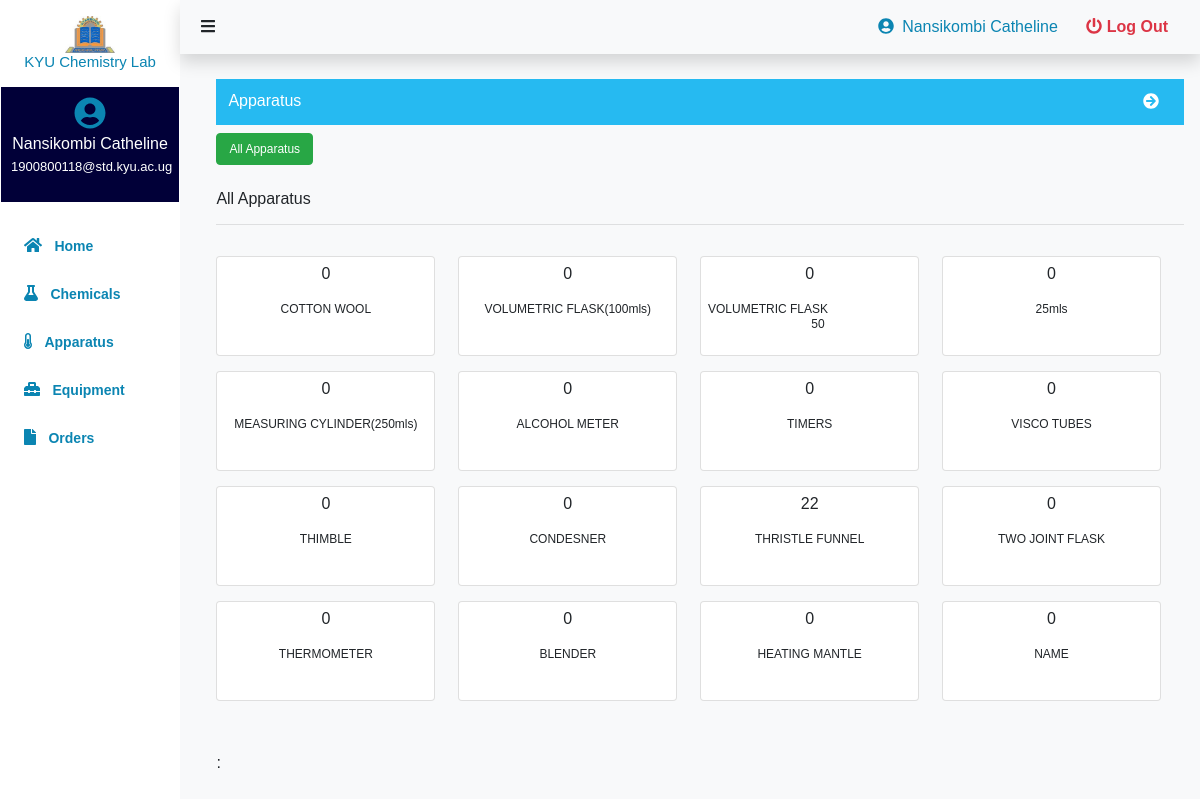
The app's page /user/apparatus.php (signed in) with its own data.
### tables this page shows
CREATE TABLE `student_table` (
  `id` int(4) NOT NULL,
  `fname` varchar(50) DEFAULT NULL,
  `lname` varchar(50) DEFAULT NULL,
  `email` varchar(100) DEFAULT NULL,
  `contact` varchar(13) DEFAULT NULL,
  `role` varchar(15) NOT NULL,
  `course` varchar(100) NOT NULL,
  `student_no` varchar(30) DEFAULT NULL,
  `supervisor` varchar(100) NOT NULL,
  `department` varchar(30) NOT NULL,
  `password` varchar(255) NOT NULL
);

CREATE TABLE `apparatus` (
  `id` int(11) NOT NULL,
  `name` varchar(50) NOT NULL,
  `quantity` int(5) NOT NULL,
  `location` varchar(30) NOT NULL,
  `modification_date` date NOT NULL
);

### user/includes/session.php (called while the page is built, shortened)
<?php
	include 'includes/conn.php';
	$sql = "SELECT * FROM student_table WHERE id = '".$_SESSION['user']."'";
	$query = $conn->query($sql);
	$user = $query->fetch_assoc();
?>

### user/apparatus.php (the view, shortened to what this page needs)
<?php
include('./includes/session.php');
include('./includes/header.php');
?>
<div class="main shadow">
    <?php
    if($_SESSION['role'] == "student")
    {
        include('./includes/sidebar.php');
    }
    else
    {
        include('./includes/sidebar.php');
    }
    ?>
    <div class="content bg-light">
            <?php include('./includes/navbar.php') ?>
            <div class="inner-content mt-2 p-3">
              <div class="" id="display">
                <div class="chemicals">
                    <div class="header">
                        <h6 class="mt-2">Apparatus</h6>
                        <a href="./apparatus.php" class="btn"><i class="fas fa-arrow-circle-right    "></i></a>
                    </div>
                    <div class="cat-btns">
                        <button id="all" class='btn cat-btn2 btn-outline-success mr-2 mt-2 mb-2 active' style='font-size: 12px;'>All Apparatus</button>
                    </div>
                    <div class="all mt-3">
                        <h6>All Apparatus </h6>
                        <hr />
                        <div class="home-cards">
                            <?php
                                $select = $conn->query("select * from apparatus");
                                while($row = $select->fetch_assoc())
                                {
                                    ?>
                                            <div class="card-deck about-apparatus mr-2" id="<?= $row['id'] ?>" style="cursor:pointer;">
                                                <div class="card text-center">
                                                    <div class="card-body" style="margin:-20px;">
                                                        <p> <?= $row['quantity'] ?></p>
                                                        <h6 class="card-title"><?= $row['name'] ?></h6>
                                                    </div>
                                                </div>
                                            </div>
                                    <?php
                                }
                            ?>
                        </div>
                    </div>
                </div>
              </div>
              <div class="" style="margin-top: 50px" id= "popup" style="display:none">;
              </div>
            </div>
        </div>
</div>
<?php
include('./includes/footer.php');
?>

### user/includes/sidebar.php (shortened to what this page needs)
<div class="sidebar p-3 shadow" style="">
        <div class="head text-center mb-3">
            <img src="./assets/images/kyulogo.jpg" width="50" class="img-fluid ${3|rounded-top,rounded-right,rounded-bottom,rounded-left,rounded-circle,|}" alt="">
            <h6 style="" class="">KYU Chemistry Lab</h6>
        </div>
        <div class="profile text-center mb-4" style="background-color: #010038; color: #fff;">
            <a href="">
                <i class="fa fa-user-circle" aria-hidden="true" style="font-size: 2em;"></i>
                <?php
                if($_SESSION['role'] == "Student")
                {
                    ?>
                        <p class="text-white"><?= $user['lname'].' '.$user['fname'] ?></p>
                        <p class="text-white"style="font-size: 13px; margin-top: -15px;"><?= $user['email'] ?></p>
                    <?php
                }
                    ?>
            </a>
        </div>
        <a href="./home.php">
            <div class="home mb-2 p-2">
                <i class="fa fa-home mr-2" aria-hidden="true"></i>
                <span>Home</span>
            </div>
        </a>
        <a href="./chemicals.php">
            <div class="home mb-2 p-2">
                <i class="fa fa-flask mr-2" aria-hidden="true"></i>
                <span>Chemicals</span>
            </div>
        </a>
        <a href="./apparatus.php">
            <div class="home mb-2 p-2">
                <i class="fa fa-thermometer-half mr-2" aria-hidden="true"></i>
                <span>Apparatus</span>
            </div>
        </a>
        <a href="./equipment.php">
            <div class="home mb-2 p-2">
                <i class="fas fa-toolbox    mr-2"></i>
                <span>Equipment</span>
            </div>
        </a>
        <a href="orders.php">
            <div class="home mb-2 p-2">
                <i class="fas fa-file    mr-2"></i>
                <span>Orders</span>
            </div>
        </a>
    </div>

### user/includes/navbar.php
<nav class="navbar p-2 bg-light shadow" style="display:flex; justify-content:space-between; margin-left: ;">
    <div class="btn">
        <i id="btn" onClick="
            var sidebar = document.querySelector('.sidebar');
            var content = document.querySelector('.content');
            var nav = document.querySelector('navbar');
            sidebar.classList.toggle('active');
            content.classList.toggle('active');
            nav.classList.toggle('active');
        " class="fa fa-bars" aria-hidden="true"></i>
    </div>
    <div style="">
        <a href="" class="username ml-4" style="text-decoration:none;">
        <?php
        if($_SESSION['role'] == "Student")
        {
            ?>
                <i class="fa fa-user-circle mr-2" aria-hidden="true" ></i><?= $user['lname'].' '.$user['fname'] ?>
            <?php
        }
        else
        {
            ?>
                <i class="fa fa-user-circle mr-2" aria-hidden="true" ></i><?= $user2['lname'].' '.$user2['fname'] ?>
            <?php
        }
        ?>
        </a>
        <a href="./logout.php" class="ml-4 mr-4" style="text-decoration:none;">
            <i class="fa fa-power-off text-danger" aria-hidden="true"></i>
            <span class="text-danger"><b>Log Out</b></span>
        </a>
    </div>
</nav>

### user/includes/css/header.css (style rules this page uses)
.main { height: 100vh; display: flex; overflow: hidden; position: fixed; width:100%; }
a { text-decoration: none; }
.sidebar { background: #fff; width: 15%; height: 100vh; padding-top: 30px; color: #000; overflow: hidden; }
.sidebar .head h6 { color: #0b85b2; font-size: 15px; }
.content { width: 85%; }
.sidebar a { text-decoration: none; }
.sidebar .home { color: #0b85b2; text-decoration: none; margin-bottom: 10px; }
.sidebar a .home span { font-size: 14px; text-decoration: none; font-weight: 700; }
.sidebar .profile { background-color: #fff; margin: 0 -15px; padding: 10px; }
a { list-style-type: none; }
.navbar { position: fixed; width: 85%; top: 0; }
.content .inner-content { height: 95vh; overflow: hidden; overflow-y: scroll; padding: 20px; margin-left: 2%; margin-top: 50px; }
.chemicals .header { background: #26baf1; color: #fff; padding: 4px 12px; display: flex; justify-content: space-between ; }
.chemicals .header a { color:#fff; }

### user/includes/css/style.css (style rules this page uses)
* { margin: 0; padding: 0; font-family: Arial, Helvetica, sans-serif; }
.card-deck .card { min-height: 20px; margin-top: 15px; }
a { text-decoration: none; color: #0b85b2; }
.chemicals { margin-top: 55px; }
.home-cards { display: grid; grid-template-columns: 1fr 1fr 1fr 1fr; }
.home-cards .card { padding: 5px; overflow: hidden; min-height: 100px; }
.home-cards .card h6 { font-size: 12px; }

### records on screen
student_table: lname "Nansikombi", fname "Catheline", email "1900800118@std.kyu.ac.ug"
apparatus: quantity "0", name "COTTON WOOL"
apparatus: quantity "0", name "VOLUMETRIC FLASK(100mls)"
apparatus: quantity "0", name "VOLUMETRIC FLASK 50"
apparatus: quantity "0", name "25mls"
apparatus: quantity "0", name "MEASURING CYLINDER(250mls)"
apparatus: quantity "0", name "ALCOHOL METER"
apparatus: quantity "0", name "TIMERS"
apparatus: quantity "0", name "VISCO TUBES"
apparatus: quantity "0", name "THIMBLE"
apparatus: quantity "0", name "CONDESNER"
apparatus: quantity "22", name "THRISTLE FUNNEL"
apparatus: quantity "0", name "TWO JOINT FLASK"
apparatus: quantity "0", name "THERMOMETER"
apparatus: quantity "0", name "BLENDER"
apparatus: quantity "0", name "HEATING MANTLE"
apparatus: quantity "0", name "NAME"
